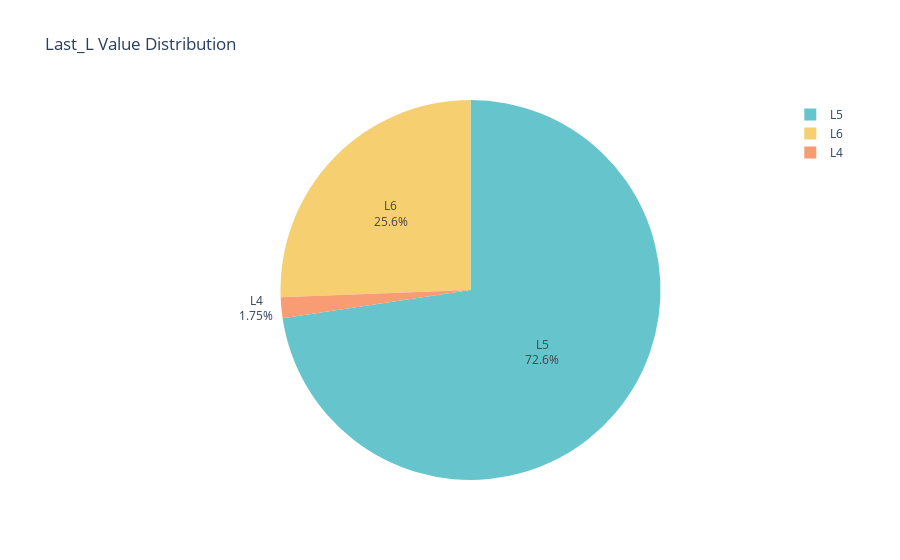

Here is the notebook cell this chart was saved with:
### Markdown cell above
## Feature Engineering

### Code cell
import pandas as pd
import plotly.express as px

# Assuming your DataFrame is named `df`
# Calculate the count of Last_L values for the entire dataset
last_l_counts = df['Last_L'].value_counts().reset_index()

# Rename columns for better readability
last_l_counts.columns = ['Last_L', 'Count']

# Create the pie chart
fig = px.pie(last_l_counts,
             names='Last_L',
             values='Count',
             title='Last_L Value Distribution',
             color_discrete_sequence=px.colors.qualitative.Pastel,
             ).update_traces(textinfo='label+percent')

fig.show()

### Figure 1 — Plotly figure (JSON) as saved in the notebook; plotly's stock layout.template omitted (floating-point values rounded to 4 significant figures)
{"data": [{"domain": {"x": [0, 1], "y": [0, 1]}, "hovertemplate": "Last_L=%{label}<br>Count=%{value}<extra></extra>", "labels": ["L5", "L6", "L4"], "legendgroup": "", "name": "", "showlegend": true, "textinfo": "label+percent", "type": "pie", "values": [207, 73, 5]}], "layout": {"legend": {"tracegroupgap": 0}, "piecolorway": ["rgb(102, 197, 204)", "rgb(246, 207, 113)", "rgb(248, 156, 116)", "rgb(220, 176, 242)", "rgb(135, 197, 95)", "rgb(158, 185, 243)", "rgb(254, 136, 177)", "rgb(201, 219, 116)", "rgb(139, 224, 164)", "rgb(180, 151, 231)", "rgb(179, 179, 179)"], "title": {"text": "Last_L Value Distribution"}}}
